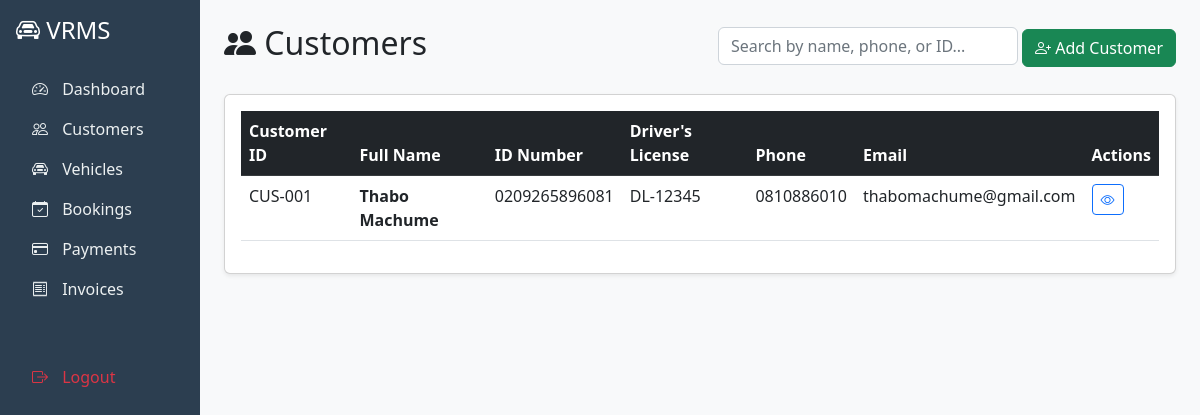
Page /customers on the committed database.
### app/models/customer.py (models this page shows, shortened)
class Customer(db.Model):
    __tablename__ = 'customers'
    customer_id = db.Column(db.Integer, primary_key=True)
    full_name = db.Column(db.String(100), nullable=False)
    id_number = db.Column(db.String(20), unique=True, nullable=False)
    drivers_license = db.Column(db.String(20), nullable=False)
    phone = db.Column(db.String(15), nullable=False)
    email = db.Column(db.String(100), unique=True, nullable=False)
    address = db.Column(db.String(255))
    created_at = db.Column(db.DateTime, default=datetime.utcnow)

### app/routes/bookings.py (the view)
@bookings.route('/customers')
def customers():
    all_customers = Customer.query.order_by(Customer.full_name).all()
    return render_template('bookings/customers.html', customers=all_customers)

### app/templates/bookings/customers.html (shortened to what this page needs)
{% extends "base.html" %}
{% block content %}
<div class="d-flex justify-content-between align-items-center mb-4">
    <h2><i class="bi bi-people-fill"></i> Customers</h2>
    <div>
        <input type="text" id="customerSearch" class="form-control d-inline-block"
               style="width: 300px;" placeholder="Search by name, phone, or ID...">
        <a href="{{ url_for('bookings.add_customer') }}" class="btn btn-success">
            <i class="bi bi-person-plus"></i> Add Customer
        </a>
    </div>
</div>
<div class="card shadow-sm">
    <div class="card-body">
        {% if customers %}
        <div class="table-responsive">
            <table class="table table-hover" id="customerTable">
                <thead class="table-dark">
                    <tr>
                        <th>Customer ID</th>
                        <th>Full Name</th>
                        <th>ID Number</th>
                        <th>Driver's License</th>
                        <th>Phone</th>
                        <th>Email</th>
                        <th>Actions</th>
                    </tr>
                </thead>
                <tbody>
                    {% for customer in customers %}
                    <tr>
                        <td>CUS-{{ "%03d"|format(customer.customer_id) }}</td>
                        <td><strong>{{ customer.full_name }}</strong></td>
                        <td>{{ customer.id_number }}</td>
                        <td>{{ customer.drivers_license }}</td>
                        <td>{{ customer.phone }}</td>
                        <td>{{ customer.email }}</td>
                        <td>
                            <a href="{{ url_for('bookings.customer_profile', customer_id=customer.customer_id) }}"
                               class="btn btn-sm btn-outline-primary" title="View">
                                <i class="bi bi-eye"></i>
                            </a>
                        </td>
                    </tr>
                    {% endfor %}
                </tbody>
            </table>
        </div>
        {% else %}
        <div class="text-center py-5">
            <i class="bi bi-inbox fs-1 text-muted"></i>
            <p class="text-muted mt-2">No customers registered yet.</p>
            <a href="{{ url_for('bookings.add_customer') }}" class="btn btn-success">Add First Customer</a>
        </div>
        {% endif %}
    </div>
</div>
{% endblock %}

### rows in the picture
Customer: customer_id "001", full_name "Thabo Machume", id_number "0209265896081", drivers_license "DL-12345", phone "0810886010", email "thabomachume@gmail.com"
